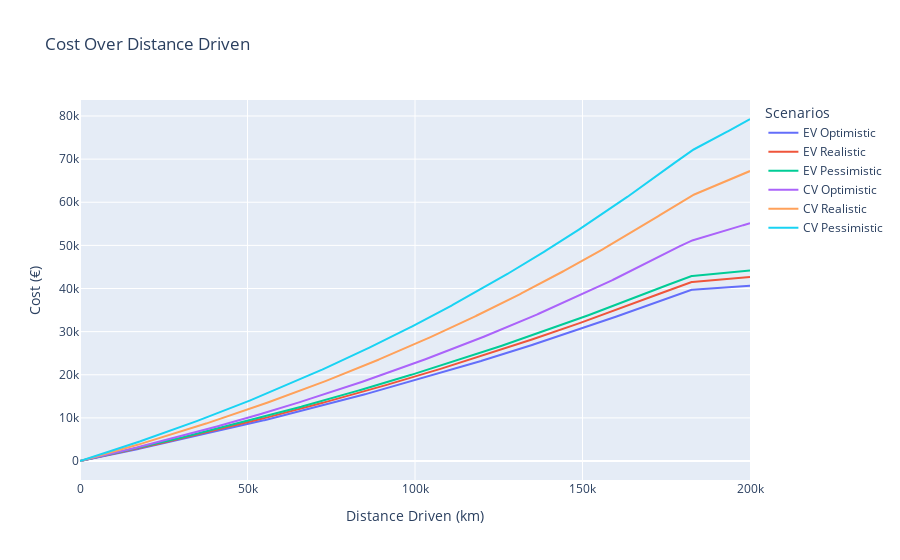

The notebook cell saved with this chart:
### Code cell
def compute_price_over_km(x, P_mean, consumption, km_per_year=25000, price_inflation=0.02):
    '''
    x : km driven
    P_mean : price distribution mean
    consumption : consumption in [units of energy] per 100 km
    '''
    i = x / km_per_year
    return x * (1 + price_inflation)**i * P_mean * consumption / 100


def price_depreciation(base_price, x, depreciation_rate=0.05, km_per_year=25000):
    i = x / km_per_year
    cost = base_price * ((1 + depreciation_rate)**i - 1)
    cost[np.where(cost > base_price)] = base_price
    return cost


ev_base_price = 32000  # Example price in euros
cv_base_price = 25000


# EV cost distribution
x_values_ev = np.array([0.0, 0.2, 0.4, 0.6]) # ct/kWh
y_values_ev_public_charge = np.array([0.0, 0.0, 0.85, 0.15]) # Probability Density2
y_values_ev_public_charge = y_values_ev_public_charge / np.sum(y_values_ev_public_charge)  # Normalize to 1

y_values_ev_home_charge = np.array([0.2, 0.65, 0.1, 0.05]) # Probability Density
y_values_ev_home_charge = y_values_ev_home_charge / np.sum(y_values_ev_home_charge)  # Normalize to 1

# CV cost
x_values_cv = np.array([1.5, 1.6, 1.7]) # €/L
y_values_cv = np.array([0.1, 0.5, 0.4]) # Probability Density

mean_cost_ev = x_values_ev @ y_values_ev_public_charge
print(mean_cost_ev)

mean_cost_ev = x_values_ev @ y_values_ev_home_charge
# print(mean_cost_ev_home_charge)

mean_cost_cv = x_values_cv @ y_values_cv
print(mean_cost_cv)


consumption_ev_optimistic = 17  # kWh per 100 km
consumption_ev_realistic = 21  # kWh per 100 km
consumption_ev_pessimistic = 24  # kWh per 100 km

consumption_cv_optimistic = 5  # L per 100 km
consumption_cv_realistic = 7  # L per 100 km
consumption_cv_pessimistic = 9  # L per 100 km

x = np.linspace(0, 200000, 1000)


# Compute price over km for different consumption scenarios
price_ev_optimistic = compute_price_over_km(x, mean_cost_ev, consumption_ev_optimistic, price_inflation=0.03)
price_ev_realistic = compute_price_over_km(x, mean_cost_ev, consumption_ev_realistic, price_inflation=0.03)
price_ev_pessimistic = compute_price_over_km(x, mean_cost_ev, consumption_ev_pessimistic, price_inflation=0.03)




price_cv_optimistic = compute_price_over_km(x, mean_cost_cv, consumption_cv_optimistic, price_inflation=0.08)
price_cv_realistic = compute_price_over_km(x, mean_cost_cv, consumption_cv_realistic, price_inflation=0.08)
price_cv_pessimistic = compute_price_over_km(x, mean_cost_cv, consumption_cv_pessimistic, price_inflation=0.08)

# Create traces for the plot

depreciation_ev = price_depreciation(ev_base_price, x, depreciation_rate=0.1)
depreciation_cv = price_depreciation(cv_base_price, x, depreciation_rate=0.1)


trace_ev_optimistic = go.Scatter(x=x, y=price_ev_optimistic + depreciation_ev, mode='lines', name='EV Optimistic')
trace_ev_realistic = go.Scatter(x=x, y=price_ev_realistic + depreciation_ev, mode='lines', name='EV Realistic')
trace_ev_pessimistic = go.Scatter(x=x, y=price_ev_pessimistic + depreciation_ev, mode='lines', name='EV Pessimistic')
trace_cv_optimistic = go.Scatter(x=x, y=price_cv_optimistic + depreciation_cv, mode='lines', name='CV Optimistic')
trace_cs_realistic = go.Scatter(x=x, y=price_cv_realistic + depreciation_cv, mode='lines', name='CV Realistic')
trace_cs_pessimistic = go.Scatter(x=x, y=price_cv_pessimistic + depreciation_cv, mode='lines', name='CV Pessimistic')

trace_dep_ev = go.Scatter(x=x, y=depreciation_ev, mode='lines', name='Depreciation EV')
trace_dep_cv = go.Scatter(x=x, y=depreciation_cv, mode='lines', name='Depreciation CV')

# Create the figure
fig = go.Figure(
    data=[
        trace_ev_optimistic,
        trace_ev_realistic,
        trace_ev_pessimistic,
        trace_cv_optimistic,
        trace_cs_realistic,
        trace_cs_pessimistic,
        # trace_dep_ev,
        # trace_dep_cv,
    ]
)

# Update layout
fig.update_layout(title='Cost Over Distance Driven',
                  xaxis_title='Distance Driven (km)',
                  yaxis_title='Cost (€)',
                  legend_title='Scenarios')

# Show the figure
fig.show()

### Figure 1 — Plotly figure (JSON) as saved in the notebook; plotly's stock layout.template omitted (floating-point values rounded to 4 significant figures; data arrays with more than 128 entries replaced by an {"elided": "..."} marker saying what was removed)
{"data": [{"mode": "lines", "name": "EV Optimistic", "type": "scatter", "x": {"elided": "1000 float values"}, "y": {"elided": "1000 float values"}}, {"mode": "lines", "name": "EV Realistic", "type": "scatter", "x": {"elided": "1000 float values"}, "y": {"elided": "1000 float values"}}, {"mode": "lines", "name": "EV Pessimistic", "type": "scatter", "x": {"elided": "1000 float values"}, "y": {"elided": "1000 float values"}}, {"mode": "lines", "name": "CV Optimistic", "type": "scatter", "x": {"elided": "1000 float values"}, "y": {"elided": "1000 float values"}}, {"mode": "lines", "name": "CV Realistic", "type": "scatter", "x": {"elided": "1000 float values"}, "y": {"elided": "1000 float values"}}, {"mode": "lines", "name": "CV Pessimistic", "type": "scatter", "x": {"elided": "1000 float values"}, "y": {"elided": "1000 float values"}}], "layout": {"legend": {"title": {"text": "Scenarios"}}, "title": {"text": "Cost Over Distance Driven"}, "xaxis": {"title": {"text": "Distance Driven (km)"}}, "yaxis": {"title": {"text": "Cost (€)"}}}}
